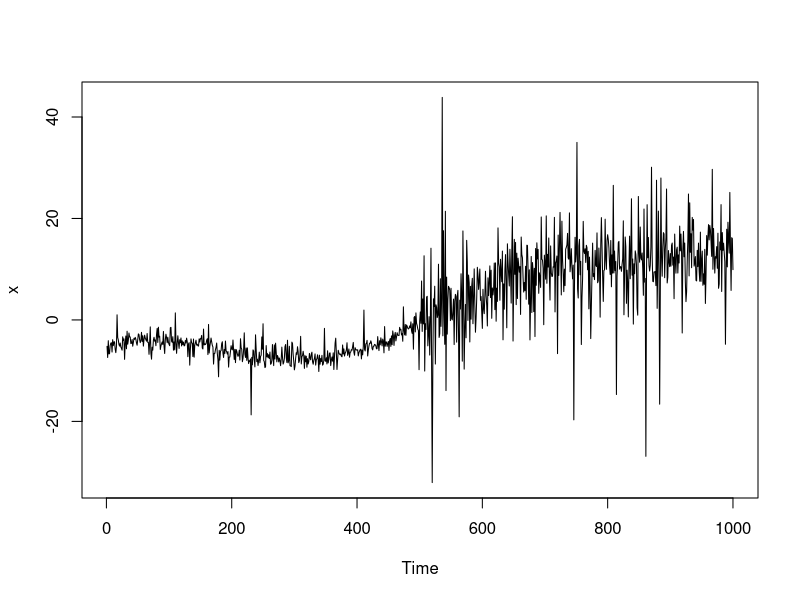

Here is the R script that generated this plot: (Note: a time limit stopped this script after it produced the figure.)
###-----------------------------------------------
### The data. **AR included**
###-----------------------------------------------
f = function(t){
  5*cos(t*9) - (t - 0.7)^2 *20 + (t-0.2)^3 *40
}
ar = function(n, ar, df){
  z = rep(NA,n)
  z[1] = rt(1,df)
  for(i in 2:n){
    z[i] = ar*z[i-1] + rt(1,df)
  }
  z
}
n = 1000
mu = f((1:n)/n)
z = c(rt(n/2,3), rt(n/2, 3)*4) 
x = z+mu
par(mfrow = c(1, 1))
ts.plot(x)

###----------------------------------
### Self Method
###----------------------------------

kern = function(x){ #Bartlett kernel
  ifelse(abs(x)<=1,1-abs(x), 0)
}

var_head = function(x, l){ #Kernel Estimation of volatility
  n = length(x)
  l = floor(l)
  sum = 0
  covar = c(acf(x, l+1, type = 'cov', plot=FALSE)$acf)
  k = (-l):l
  out = sum(kern(k/l) * covar[abs(k) +1])
  return(out)
}

KS_std = function(x){ #
  n = length(x)
  x_bar = mean(x)
  sigma_hat = var_head(x, 2*n^(1/3))
  Tn =cumsum(x - x_bar) / sqrt(n)
  TS = max(abs(Tn / sqrt(sigma_hat)))
}

###-----------------------------------------------
### Textbook method
###-----------------------------------------------
M <- function(x, t){
  n = length(x)
  bar_x = mean(x)
  (sum((x[1:t] - bar_x)^2) - t/n*sum((x - bar_x)^2)) / (sqrt(n))
}

K <- function(x, gam){
  n = length(x)
  k_t = rep(NULL, (n-1))
  for (i in 1:(n-1)){
    k_t[i] = M(x, i)/((i/(n-1))*(1-i/(n-1)))^gam
  }
  which.min(k_t)
}

V_k <- function(k, x){
  bar = mean(x)
  n = length(x)
  (sum((x-bar)^4) - (1/k)*(sum((x[1:k]-bar)^2)^2) - (1/(n-k))*(sum((x[(k+1):n]-bar)^2, na.rm = TRUE)^2))/n
}

textbook <- function(d){
  k = K(d, 0)
  v = V_k(k, d)
  M_t <- rep(NULL, n)
  for (i in 1:(n-1)){
    M_t[i] = M(d, i) / sqrt(v)
  }
  max(abs(M_t))
}

###-----------------------------------------------
### Liver Method
###-----------------------------------------------
L = function(y, g, tau){
  n = length(y)
  l1 = tau * log(1/tau * sum((y[1:tau] - g[1:tau])^2))
  if (tau !=n){
    l2 = (n - tau) * log(1/(n-tau)*sum((y[(tau+1):n] - g[(tau+1):n])^2))}
  else{l2 = 0}
  l = l1 + l2
}

MaxL = function(y, g){
  n = length(y)
  max_d= 0
  max_i = 0
  Ln = L(y, g, n)
  for (i in 1:n){
    d = Ln -  L(y, g, i)
    if(d > max_d){max_d = d; max_i = i}
  }
  c(max_d, max_i)
}

MLsigma1 = function(y, g, tau){sigma = 1/tau * sum((y[1:tau] - g[1:tau])^2)}
MLsigma2 = function(y, g, tau){n = length(y);sigma = 1/(n-tau)*sum((y[(tau+1):n] - g[(tau+1):n])^2)}

Liver_test = function(d, alpha){
  a = 2*log(log(n))^(1/2)/log(n)
  b = (2*log(log(n)) + 1/2*log(log(log(n))) - log(gamma(1/2)))/log(n)
  T = a*sqrt(log(n))*sqrt(d) - b*log(n)
}

spline_test = function(x){
  epsilon = 0.00001
  n = length(x)
  ax = (1:n)/n
  old_d = 0
  count = 0
  weight = rep(1:n)
  while (count<50){
    g = smooth.spline(ax, x, w = weight, cv = TRUE)$y
    result= MaxL(x, g)
    new_d = result[1]
    tau = result[2]
    if ((new_d - old_d)<epsilon){
      return(Liver_test(new_d, 0.05))
    }else{
      sigma1 = MLsigma1(x, g, tau)
      sigma2 = MLsigma2(x, g, tau)
      weight = c(rep((1/sigma1)^2, n/2), rep((1/sigma2)^2, n/2))
    }
    count = count+1
    old_d = new_d  
  }
  return(Liver_test(new_d, 0.05))
}
###-----------------------------------------------
### Simulation Part
###-----------------------------------------------

del = 0.3
mu = 0
z = c(rt(n/2,6), rt(n/2, 6)*(1+del))#random
x = z+mu
d = diff(x)/sqrt(2)

if(1){
  n = 400
  n_sim = 200
  delta = seq(from = 0, to = 5, by = 0.5)
  out = array(NA, dim =c(n_sim, length(delta), 4),
              dimnames = list(paste0('isim=',1:n_sim),
                              paste0('delta=', delta),
                              c('liver', 'textbook','log(d^2)','d^2')))
  for(i_sim in 1:n_sim){
    set.seed(i_sim)
    for(i_delta in 1:length(delta)){
      del = delta[i_delta]
      mu = f((1:n)/n)
      z = c(rt(n/2,6), rt(n/2, 6)*(1+del))#random
      #z = c(rnorm(n/2,1)*2,rnorm(n/2,1)*(2-del))
      x = z+mu
      d = diff(x)/sqrt(2)
      out[i_sim, i_delta, 1] = spline_test(x)
      out[i_sim, i_delta, 2] = textbook(x)
      out[i_sim, i_delta, 3] = KS_std(log(d^2))
      out[i_sim, i_delta, 4] = KS_std(d^2)
    }
    if(i_sim%%10==0) cat(i_sim, ' >> ')
  }
}

###-----------------------------------------------------------
### Power
###-----------------------------------------------------------
out0 = out*0
out0[,,1] = out[,,1] > -log(-log(1-0.05)/2)
out0[,,2] = out[,,2] > 1.358
out0[,,3] = out[,,3] > 1.358
out0[,,4] = out[,,4] > 1.358
power = apply(out0, c(2,3), mean)
power

###-----------------------------------------------------------
### Plot results
###-----------------------------------------------------------
par(mfrow = c(1, 2))
col = c('blue','red', 'darkgreen','lightgreen')
#Plot 1
matplot(delta, 100*power, type = 'l', col = col, lwd = 2, main = "Power (n_sim=1000, n=500)", ylim = c(0, 100),
        ylab = expression(K(delta)~"/%"), xlab = expression(delta))
abline(h  = c(0.05, 0, 1)*100, lwd = 0.5, lty = 2)
abline(v = 0, lwd = 0.5, lty = 2)
legend('bottomright', legend = c('Liver', 'Textbook','log(d^2)','d^2'), 
  col = c('blue','red','darkgreen','lightgreen'), lty = c(1,2,3), cex = 0.4)

#Plot 2
matplot(delta, 100*power, type = 'l', col = col, lwd = 2, main = "Power (Zoom-in version)",
        ylim = c(0, 0.5) *100, ylab = expression(K(delta)~"/%"), xlab = expression(delta),
        xlim = c(0, 0.2))
abline(h = c(0:5), lwd = 0.5, lty = 3)
abline(v = 0, lwd = 0.5, lty = 2)
